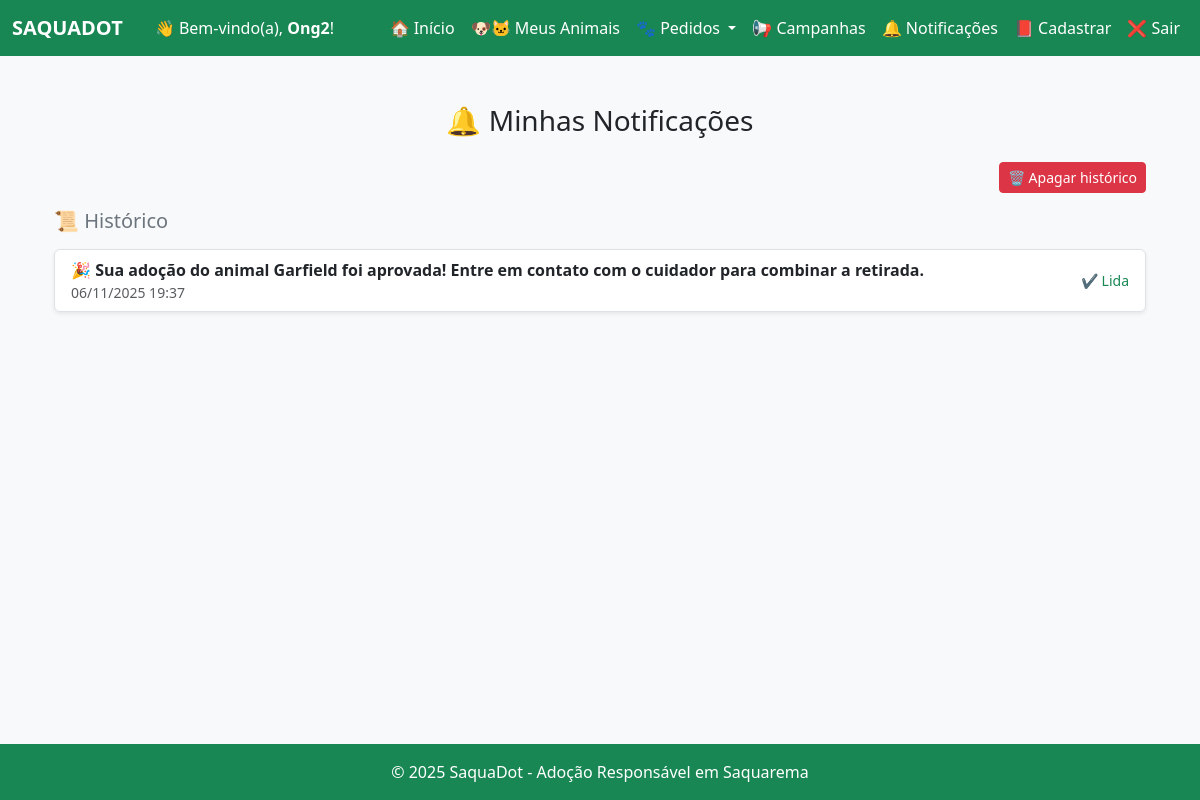
/notificacoes/ (signed in), run on the app's committed database.
### core/models.py (models this page shows, shortened)
class Notificacao(models.Model):
    usuario = models.ForeignKey(User, on_delete=models.CASCADE, related_name='notificacoes')
    mensagem = models.CharField(max_length=255)
    data = models.DateTimeField(auto_now_add=True)
    lida = models.BooleanField(default=False)

### core/views.py (the view)
# urls.py: path('notificacoes/', views.notificacoes, name='notificacoes'),
@login_required
def notificacoes(request):
    notificacoes_nao_lidas = Notificacao.objects.filter(usuario=request.user, lida=False).order_by('-data')
    notificacoes_lidas = Notificacao.objects.filter(usuario=request.user, lida=True).order_by('-data')
    return render(request, 'core/notificacoes.html', {
        'notificacoes_nao_lidas': notificacoes_nao_lidas,
        'notificacoes_lidas': notificacoes_lidas,
    })

### core/context_processors.py (called while the page is built)
def contagem_pedidos(request):
    if request.user.is_authenticated:
        pendentes = Adocao.objects.filter(animal__cuidador=request.user, aprovado=False).count()
        return {'pedidos_pendentes': pendentes}
    return {}

def contagem_notificacoes(request):
    if request.user.is_authenticated:
        nao_lidas = Notificacao.objects.filter(usuario=request.user, lida=False).count()
        return {'notificacoes_nao_lidas': nao_lidas}
    return {}

### core/templates/core/notificacoes.html (shortened to what this page needs)
{% extends 'core/base.html' %}
{% block content %}
<div class="container mt-4">
  <h3 class="text-center mb-4">🔔 Minhas Notificações</h3>
  {% if notificacoes_nao_lidas or notificacoes_lidas %}
  <div class="text-end mb-3">
    {% if notificacoes_lidas %}
      <a href="{% url 'apagar_historico' %}" class="btn btn-sm btn-danger btn-apagar-historico ms-2">🗑️ Apagar histórico</a>
    {% endif %}
  </div>
  {% if notificacoes_lidas %}
    <h5 class="text-secondary mb-3">📜 Histórico</h5>
    <div class="list-group shadow-sm">
      {% for n in notificacoes_lidas %}
        <div class="list-group-item d-flex justify-content-between align-items-center">
          <div>
            <strong>{{ n.mensagem }}</strong>
            <div class="text-muted small">{{ n.data|date:"d/m/Y H:i" }}</div>
          </div>
          <span class="text-success small">✔️ Lida</span>
        </div>
      {% endfor %}
    </div>
  {% endif %}
  {% else %}
    <p class="text-center text-muted">Nenhuma notificação por enquanto 🐾</p>
  {% endif %}
</div>
{% endblock %}

### core/templates/core/base.html (shortened to what this page needs)
<!DOCTYPE html>
<html lang="pt-br">
<head>
  <link href="https://cdn.jsdelivr.net/npm/bootstrap@5.3.0/dist/css/bootstrap.min.css" rel="stylesheet">
</head>
<body>
  <nav class="navbar navbar-expand-lg" style="background-color: #198754;">
    <div class="container-fluid">
      <a class="navbar-brand text-white fw-bold" href="/">SAQUADOT</a>
      {% if user.is_authenticated %}
        <span class="navbar-text text-white ms-3">
          👋 Bem-vindo(a), <strong>{{ user.first_name|default:user.username }}</strong>!
        </span>
      {% endif %}
      <div class="collapse navbar-collapse justify-content-end" id="navbarNav">
        <ul class="navbar-nav">
          {% if user.is_authenticated %}
            <li class="nav-item"><a class="nav-link text-white" href="/">🏠 Início</a></li>
            <li class="nav-item"><a class="nav-link text-white" href="/meus-animais/">🐶🐱 Meus Animais</a></li>
            <li class="nav-item dropdown">
              <a class="nav-link dropdown-toggle text-white" href="#" id="navbarDropdown" role="button" data-bs-toggle="dropdown">
                🐾 Pedidos
              </a>
            </li>
            <li class="nav-item"><a class="nav-link text-white" href="/campanhas/">📢 Campanhas</a></li>
            <li class="nav-item">
              <a class="nav-link text-white position-relative" href="/notificacoes/">
                🔔 Notificações
              </a>
            </li>
            <li class="nav-item"><a class="nav-link text-white" href="/animal/cadastrar/">📕 Cadastrar</a></li>
            <li class="nav-item"><a class="nav-link text-white" href="/logout/">❌ Sair</a></li>
          {% else %}
            <li class="nav-item"><a class="nav-link text-white" href="/login/">Entrar</a></li>
            <li class="nav-item"><a class="nav-link text-white" href="/register/">Cadastrar</a></li>
          {% endif %}
        </ul>
      </div>
    </div>
  </nav>
  <div class="toast-container position-fixed bottom-0 end-0 p-3" style="z-index: 1100;">
  </div>
  <div class="container mt-4">
    {% block content %}{% endblock %}
  </div>
  <footer class="bg-success text-white text-center py-3 mt-auto">
    © 2025 SaquaDot - Adoção Responsável em Saquarema
  </footer>
</body>
</html>

### core/templates/core/base.html (style rules this page uses)
body { background-color: #f8f9fa; }
nav { background-color: #198754; }
nav a, .navbar-brand { color: white !important; }
footer { background-color: #198754; color: white; text-align: center; padding: 15px; margin-top: 30px; }
html, body { height: 100%; }
body { display: flex; flex-direction: column; }
footer { margin-top: auto; }

### data on the page
Notificacao: mensagem "🎉 Sua adoção do animal Garfield foi aprovada! Entre em contato com o cuidador para combinar a retirada.", data "06/11/2025 19:37"

### other printed values
{{ user.first_name|default:user.username }} "Ong2"
